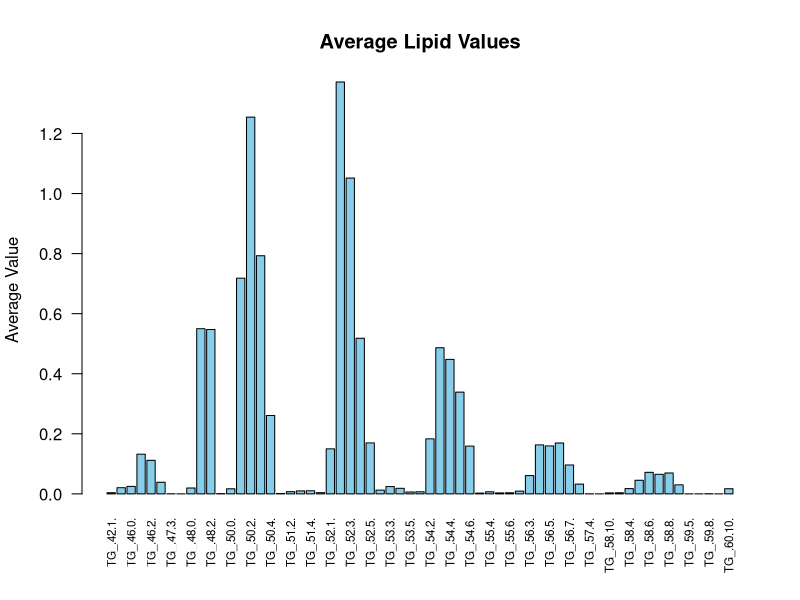

Write the R code that produced this figure.
## packages ####################################################################

library(tidyr)
library(dplyr)

## Data given in .xlsx format ##################################################

setwd("C:/Users/jamsu/OneDrive - Cardiff University/University/Masters/Big Data Biology/Modules/Dissertation/R Programme/Dissertation/test_data")

################################################################################
## data provided to the client #################################################
################################################################################

raw_data <- read.csv("raw_data_1.csv", header = T) # reading in the raw data

names(raw_data)[c(1,2,3,4,5)] <- c("Filename", "CMaLL Sample Name", "Group", "code", "Cell Count") # renaming columns

raw_data <- raw_data[-1,] # deleting the first row 

raw_data$code <- NULL # deleting 'code' column

raw_data$`Cell Count` <- NULL # deleting 'Cell count' column

#View(raw_data) # viewing raw data 

summary(raw_data) # summary of results

str(raw_data) # looking at data structure. They were all characters here.

raw_data[, 4:ncol(raw_data)] <- lapply(raw_data[, 4:ncol(raw_data)], function(x)
as.numeric(as.character(x))) # changing columns 4-n in raw data to numeric variables

sum(is.na(raw_data[, 4:ncol(raw_data)])) # checking that no NA values were introduced by coercion

str(raw_data) # checking the structure again

summary(raw_data) # summarising the data 

summary(raw_data[, 4:10]) # summaries for a subset of data

##### setting row names to sample names (not decided long term) and deleting all columns other than lipids tested. ##############################################

raw_data_lipids <- raw_data # copying the data frame to manipulate

rownames(raw_data_lipids) <- raw_data_lipids[[2]] # renaming the row names as the sample names

raw_data_lipids <- raw_data_lipids[, -(1:2)] # Deleting columns 1-2/3 to just keep the lipid data and remove unnecessary metadata. To 2 is keeping grouping, to 3 is without grouping.

duplicated_columns <- duplicated(as.list(raw_data_lipids)) # creates logical list of whether any columns are completely duplicated values

any(duplicated_columns) # tells you if any in the list are true

################################################################################
## lipids tested for the client ################################################
################################################################################

lipids_tested <- read.csv("lipids_tested_1.csv", header = T) # reading in the list of lipids tested
#View(lipids_tested)

lipids_tested <- lipids_tested %>% 
  pivot_longer(
    cols = everything(),
    names_to = "family",
    values_to = "lipid"
  ) %>% 
  filter(!is.na(lipid)) # putting all column values (lipid) into rows with their associated column name (family)

lipids_tested <- lipids_tested[order(lipids_tested$family), ] # ordering the lipid families alphabetically

summary(lipids_tested) # 4318 rows with empty lipid cells

lipids_tested <- lipids_tested[!(is.na(lipids_tested$lipid) | lipids_tested$lipid == ""), ] # getting rid of the rows without relevant lipids attached (i.e. blank cells for lipid names)

lipids_tested$lipid <- make.names(lipids_tested$lipid) # changing the (): characters to . to match the syntax of the column names in the other data frame.

#View(lipids_tested)
summary(lipids_tested) # 1602 rows without empty lipid cells

## checking for mismatched columns #############################################

#all_cols <- unique(unlist(lapply(raw_data_by_family, colnames))) 
#number_of_lipids_saved <- length(all_cols)  # total number of unique column names. Should be the same as the number of variables in the raw_data_lipids. If it's not then there is an issue with mismatched columns somewhere and the below script will help with figuring out where those are.

raw_data_columns <- colnames(raw_data_lipids) # saving all of the column names (lipids)
lipids <- lipids_tested$lipid # saving the names of all of the lipids tested.

unmatched_cols <- setdiff(raw_data_columns, lipids) # looking at how the two above lists match by outputting which ones didn't
number_unmatched <- length(unmatched_cols) # asking how many columns didn't match
print(unmatched_cols[1:number_unmatched]) # to tell me what the mismatched columns are

## subset data by lipid family #################################################

lipid_families <- split(lipids_tested$lipid, lipids_tested$family) # split the lipids by their family and save them as such

raw_data_by_family <- list() # creating an empty list to store the separated data frames

for(family in names(lipid_families)) {
  # Get lipid columns for this family
  cols <- lipid_families[[family]]
  
  # Only keep columns that actually exist in raw_data
  cols <- intersect(cols, colnames(raw_data_lipids))
  
  # Subset raw_data by these columns
  raw_data_by_family[[family]] <- raw_data[, cols, drop = FALSE]
} # the column numbers (489 added) do not match the number of columns in the raw data (500 columns) because of the mismatched columns previously detected. This means that this program will only separate columns in raw data that are identically found in the list of tested lipids. Anything named any differently will be ignored. Therefore, data could be lost this way and is something to be very careful of.

for(family in names(raw_data_by_family)) {
  assign(paste0("raw_data_", family), raw_data_by_family[[family]])
} # creating different data frames of the separated

## remove data frames with 0 variables before averaging ########################
## it causes issues with loops to keep them there and they are unnecessary #####

raw_data_names <- ls(pattern = "^raw_data_") # making a list of all the data frames I have with names starting 'raw_data_'

for (name in raw_data_names) {
  df <- get(name)
  
  if (is.data.frame(df) && ncol(df) == 0) {
    message("Removing empty data frame: ", name)
    rm(list = name, envir = .GlobalEnv)
  }
} # checking for empty data frames and removing them. This loops says, check for every name in the list I've made, get the data frame that's related to it, if the data frame has no columns then give a message that it's empty and then remove it. 

################################################################################
############ Primary data exploration ##########################################
################################################################################

## my idea is to firstly do this for one single lipid family to see what I'd like as an output and then loop this through all for the programme.

## below is the test using just Triacylglycerols

avg_row <- colMeans(raw_data_Triacyl.glycerols, na.rm = TRUE) # make a data frame with the average values

raw_data_Triacyl.glycerols <- rbind(raw_data_Triacyl.glycerols, Average = avg_row) # adding the average row to the original data frame

avg_values <- as.numeric(raw_data_Triacyl.glycerols["Average", ]) # removing the average values to plot

names(avg_values) <- colnames(raw_data_Triacyl.glycerols)

barplot(
  avg_values,
  main = "Average Lipid Values",
  ylab = "Average Value",
  las = 2,                # Rotate x-axis labels
  cex.names = 0.7,        # Shrink label size if needed
  col = "skyblue"
)



